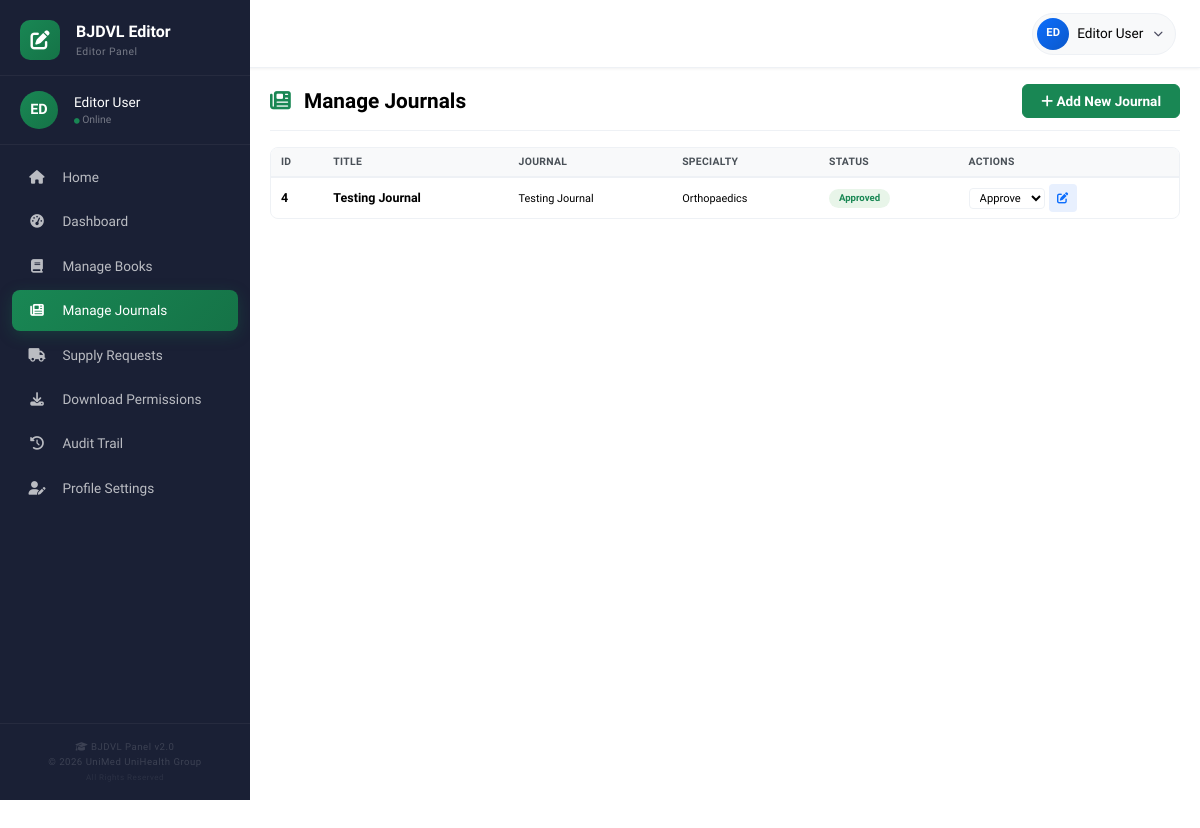
Page /editor/manage_journals.php (signed in) on the committed database.
### tables this page shows
CREATE TABLE `journals` (
  `id` int(11) NOT NULL,
  `title` varchar(255) NOT NULL,
  `journal_name` varchar(200) NOT NULL,
  `specialty_id` int(11) NOT NULL,
  `issue` varchar(50) DEFAULT NULL,
  `date` date DEFAULT NULL,
  `volume` varchar(50) DEFAULT NULL,
  `pages` varchar(50) DEFAULT NULL,
  `doi` varchar(100) DEFAULT NULL,
  `file_path` varchar(255) NOT NULL,
  `cover_image` varchar(255) DEFAULT NULL,
  `abstract` text DEFAULT NULL,
  `is_watermarked` tinyint(1) DEFAULT 1,
  `status` enum('pending','approved','rejected') DEFAULT 'pending',
  `uploaded_by` int(11) DEFAULT NULL,
  `download_count` int(11) DEFAULT 0,
  `view_count` int(11) DEFAULT 0,
  `created_at` timestamp NOT NULL DEFAULT current_timestamp(),
  `updated_at` timestamp NULL DEFAULT NULL ON UPDATE current_timestamp()
);

CREATE TABLE `specialties` (
  `id` int(11) NOT NULL,
  `name` varchar(100) NOT NULL,
  `description` text DEFAULT NULL,
  `status` tinyint(1) DEFAULT 1,
  `created_at` timestamp NOT NULL DEFAULT current_timestamp()
);

### editor/manage_journals.php (the view, shortened to what this page needs)
<?php
$db = Database::getInstance()->getConnection();
$journals = $db->query("SELECT j.*, s.name as specialty_name, u.name as uploaded_by_name
                        FROM journals j
                        LEFT JOIN specialties s ON j.specialty_id = s.id
                        LEFT JOIN users u ON j.uploaded_by = u.id
                        ORDER BY j.created_at DESC")->fetch_all(MYSQLI_ASSOC);
?>
<!DOCTYPE html>
<html lang="en">
<head>
    <link href="https://cdn.jsdelivr.net/npm/bootstrap@5.3.0/dist/css/bootstrap.min.css" rel="stylesheet">
    <link rel="stylesheet" href="https://cdnjs.cloudflare.com/ajax/libs/font-awesome/6.4.0/css/all.min.css">
</head>
<body>
    <?php include __DIR__ . '/../includes/editor_nav.php'; ?>
    <div class="container-fluid">
        <div class="row">
            <?php include __DIR__ . '/../includes/editor_sidebar.php'; ?>
            <main class="main-content">
                <div class="page-header">
                    <h1><i class="fas fa-newspaper"></i> Manage Journals</h1>
                    <button class="btn btn-success btn-add" data-bs-toggle="modal" data-bs-target="#addJournalModal"><i class="fas fa-plus"></i> Add New Journal</button>
                </div>
                <div class="table-card">
                    <div class="table-body">
                        <table>
                            <thead>
                                <tr>
                                    <th>ID</th>
                                    <th>Title</th>
                                    <th>Journal</th>
                                    <th>Specialty</th>
                                    <th>Status</th>
                                    <th>Actions</th>
                                </tr>
                            </thead>
                            <tbody>
                                <?php if (empty($journals)): ?>
                                <tr><td colspan="6" class="text-center py-4" style="color: #6c757d; font-family: 'Cambria', Georgia, serif;"><i class="fas fa-inbox fa-2x d-block mb-2" style="color: #dee2e6;"></i>No journals found. Click "Add New Journal" to get started.</td></tr>
                                <?php else: ?>
                                <?php foreach ($journals as $journal): ?>
                                <tr>
                                    <td><strong><?php echo $journal['id']; ?></strong></td>
                                    <td><strong><?php echo htmlspecialchars($journal['title']); ?></strong></td>
                                    <td><small><?php echo htmlspecialchars($journal['journal_name']); ?></small></td>
                                    <td><small><?php echo htmlspecialchars($journal['specialty_name']); ?></small></td>
                                    <td><span class="status-badge <?php echo $journal['status']; ?>"><?php echo ucfirst($journal['status']); ?></span></td>
                                    <td>
                                        <div class="action-group">
                                            <form method="POST" action="" class="d-inline">
                                                <select name="status" class="status-select" onchange="this.form.submit()">
                                                    <option value="approved" <?php echo $journal['status'] == 'approved' ? 'selected' : ''; ?>>Approve</option>
                                                </select>
                                            </form>
                                            <a href="/admin/edit_journal.php?id=<?php echo $journal['id']; ?>" class="action-btn edit" title="Edit Journal"><i class="fas fa-edit"></i></a>
                                        </div>
                                    </td>
                                </tr>
                                <?php endforeach; ?>
                                <?php endif; ?>
                            </tbody>
                        </table>
                    </div>
                </div>
            </main>
        </div>
    </div>
</body>
</html>

### editor/manage_journals.php (style rules this page uses)
* { margin: 0; padding: 0; box-sizing: border-box; }
body { font-family: 'Cambria', Georgia, serif; background: #ffffff; color: #000000; overflow-x: hidden; }
.main-content { margin-left: 250px; padding: 16px 20px 20px; min-height: 100vh; transition: all 0.3s ease; max-width: calc(100% - 250px); overflow-x: hidden; background: #ffffff; }
.page-header { display: flex; justify-content: space-between; align-items: center; flex-wrap: wrap; padding: 0 0 12px 0; border-bottom: 1px solid #eef1f5; margin-bottom: 16px; }
.page-header h1 { font-weight: 700; font-size: 1.3rem; color: #000000; margin: 0; font-family: 'Cambria', Georgia, serif; }
.page-header h1 i { color: #198754; margin-right: 8px; }
.page-header .btn-add { font-family: 'Cambria', Georgia, serif; font-weight: 600; padding: 6px 18px; border-radius: 6px; font-size: 0.85rem; }
.table-card { background: #f8f9fa; border-radius: 8px; border: 1px solid #eef1f5; overflow: hidden; }
.table-card .table-body { padding: 0; overflow-x: auto; -webkit-overflow-scrolling: touch; }
.table-card .table-body table { margin: 0; font-family: 'Cambria', Georgia, serif; font-size: 0.78rem; width: 100%; min-width: 800px; background: #ffffff; }
.table-card .table-body table thead th { background: #f8f9fa; color: #495057; font-weight: 600; border-bottom: 2px solid #eef1f5; padding: 6px 10px; white-space: nowrap; font-size: 0.65rem; text-transform: uppercase; letter-spacing: 0.3px; }
.table-card .table-body table tbody td { padding: 6px 10px; vertical-align: middle; border-bottom: 1px solid #f0f4f8; color: #000000; font-size: 0.78rem; }
.table-card .table-body table tbody tr:last-child td { border-bottom: none; }
.status-badge { padding: 2px 10px; border-radius: 10px; font-size: 0.6rem; font-weight: 600; display: inline-block; font-family: 'Cambria', Georgia, serif; }
.status-badge.approved { background: #e8f5e9; color: #198754; }
.action-btn { width: 28px; height: 28px; border-radius: 4px; border: none; display: inline-flex; align-items: center; justify-content: center; font-size: 0.7rem; transition: all 0.2s ease; cursor: pointer; text-decoration: none; }
.action-btn.edit { background: #e8f0fe; color: #0d6efd; }
.action-group { display: flex; gap: 4px; flex-wrap: wrap; align-items: center; }
.status-select { font-family: 'Cambria', Georgia, serif; font-size: 0.7rem; padding: 2px 6px; border-radius: 4px; border: 1.5px solid #eef1f5; background: #ffffff; color: #000000; cursor: pointer; transition: all 0.2s ease; }

### rows in the picture
journals: id "4", title "Testing Journal", journal_name "Testing Journal", specialty.name "Orthopaedics", status "Approved", status "Approve"

### other values in the picture
substr($_SESSION['user_name'] ?? 'E', 0, 2) "ED"
$_SESSION['user_name'] "Editor User"
